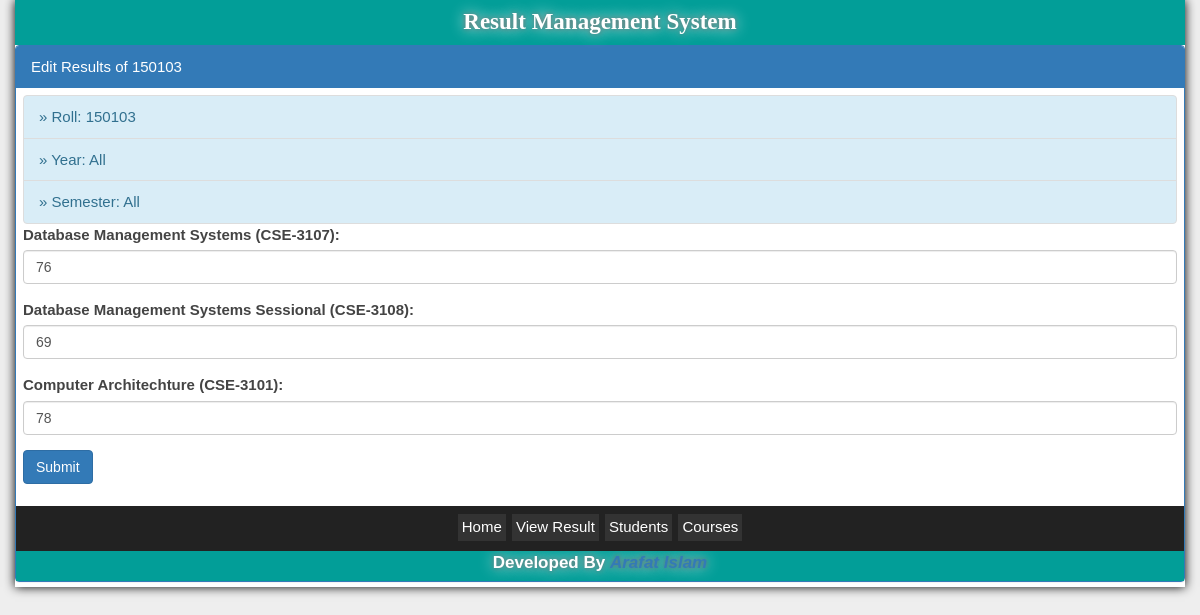
Page /admin/editres.php?act=edit&roll=150103 (signed in) on the committed database.
### tables this page shows
CREATE TABLE `result` (
  `id` int(10) UNSIGNED NOT NULL,
  `roll` int(10) UNSIGNED NOT NULL,
  `year` tinyint(3) UNSIGNED NOT NULL,
  `semester` tinyint(3) UNSIGNED NOT NULL,
  `c_id` int(10) UNSIGNED NOT NULL,
  `marks` tinyint(4) NOT NULL
);

CREATE TABLE `course` (
  `id` int(10) UNSIGNED NOT NULL,
  `code` varchar(10) NOT NULL,
  `title` varchar(50) NOT NULL,
  `credit` decimal(3,2) UNSIGNED NOT NULL,
  `year` tinyint(1) UNSIGNED NOT NULL,
  `semester` tinyint(1) UNSIGNED NOT NULL,
  `status` tinyint(1) NOT NULL DEFAULT '1'
);

### includes/functions.php (called while the page is built, shortened)
<?php
	function get($var){
		return sanitize($_GET[$var]);
	}
	function sanitize($var){
		return addslashes(htmlspecialchars(trim($var)));
	}
?>

### admin/editres.php (the view, shortened to what this page needs)
<?php
	include 'init.php';
	if(isset($_GET["act"]))
		$act = get("act");
	else
		$act="";
	if($act=="edit" && isset($_GET["roll"]))
	{
		$roll = get("roll");
		if(isset($_GET["year"],$_GET["semester"]))
		{
			$year = get("year"); $semester = get("semester");
			$title = "Edit Results of ".$roll." of ".$year."-".$semester;
		}
		else
		{
			$title = "Edit Results of ".$roll;
		}
	}
	else {
		$title = "Edit Results";
	}
	include 'header.php';
	echo '
<div class="panel panel-primary">
	<div class="panel-heading">'.$title.'</div>
	<div class="panel-body" style="padding: 5px;">';
	if($act=="edit" && isset($roll))
	{
		$sql = "SELECT r.id,c.code,c.title,r.marks FROM result as r INNER JOIN course as c ON r.roll='$roll'";
		$sql .= " AND r.c_id=c.id";
		$sql = $db->query($sql);
		if(!isset($year))
			$year="All";
		if(!isset($semester))
			$semester="All";
		echo '
		<div class="panel-body" style="padding: 2px;"><div class="list-group">
			<li class="list-group-item list-group-item-info"> &#187; Roll: '.$roll.'</li>
			<li class="list-group-item list-group-item-info"> &#187; Year: '.$year.'</li>
			<li class="list-group-item list-group-item-info"> &#187; Semester: '.$semester.'</li>
		</div>';
		echo '<form method="post" id="marksForm">';
		while($res=$sql->fetch_assoc())
		{
			echo '
		<div class="form-group">
            <label for="select">'.$res["title"].' ('.$res["code"].'):</label>
            <input type="number" class="form-control" name="result['.$res["id"].']" value="'.$res["marks"].'" min="0" max="100">
        </div>';
		}
        echo '
        <div class="form-group">
    		<button type="submit" class="btn btn-primary">Submit</button>
    	</div>
    	';
		echo '</form>';
	}
	else
	{
		redir($site->url);
	}
	echo '
		</div>
	</div>';
?>
<?php
	include 'footer.php';
?>

### css/styles.css (style rules this page uses)
body { background:#eee; }
p, li { margin: 0 0 10px; }

### rows in the picture
result: course.title "Database Management Systems", course.code "CSE-3107", marks "76"
result: course.title "Database Management Systems Sessional", course.code "CSE-3108", marks "69"
result: course.title "Computer Architechture", course.code "CSE-3101", marks "78"

### other values in the picture
$site->name "Result Management System"
$title "Edit Results of 150103"
$roll "150103"
$year "All"
$semester "All"
